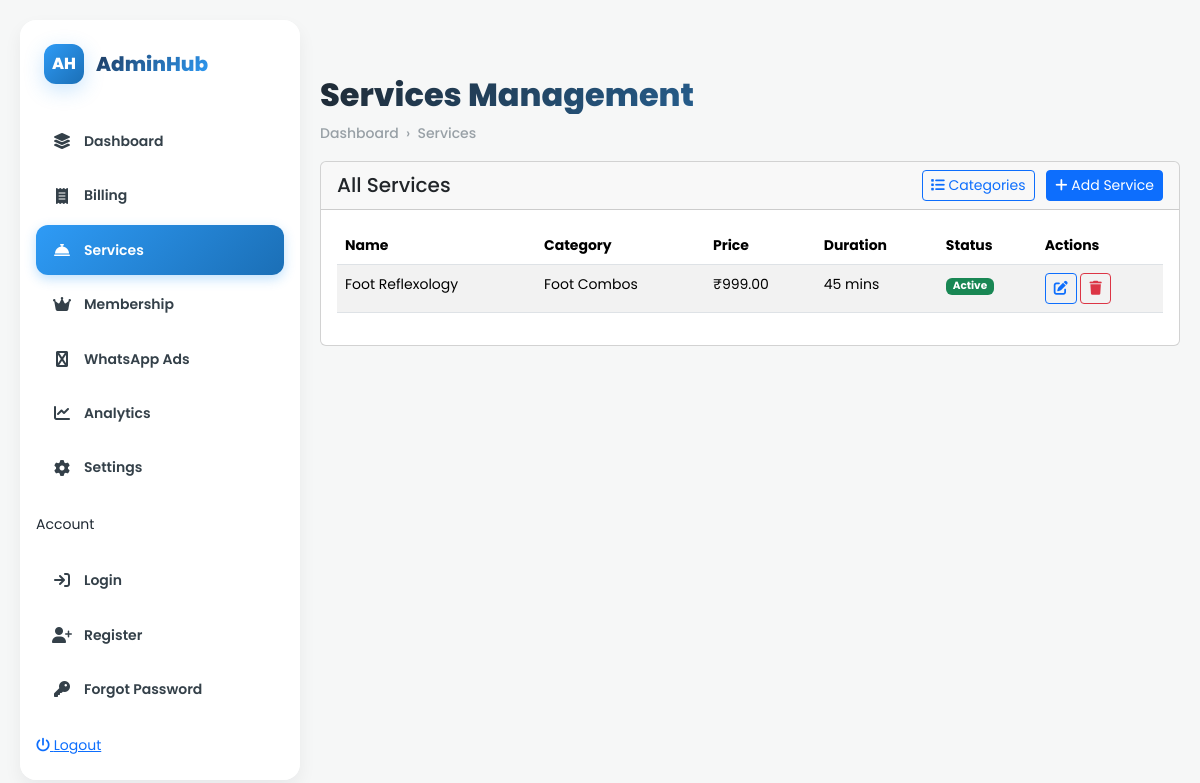
/services/ (signed in), run on the app's committed database.
### services/models.py (models this page shows, shortened)
class Service(models.Model):
    category = models.ForeignKey(ServiceCategory, on_delete=models.CASCADE)
    name = models.CharField(max_length=200)
    description = models.TextField(blank=True)
    duration = models.CharField(max_length=50, blank=True)
    price = models.DecimalField(max_digits=10, decimal_places=2)
    is_active = models.BooleanField(default=True)
    created_at = models.DateTimeField(auto_now_add=True)
    updated_at = models.DateTimeField(auto_now=True)

class ServiceCategory(models.Model):
    name = models.CharField(max_length=100)
    description = models.TextField(blank=True)

### services/views.py (the view)
# urls.py: path('', views.service_list, name='service_list'),
@login_required
def service_list(request):
    services = Service.objects.select_related('category').all()
    return render(request, 'services/service_list.html', {'services': services})

### templates/services/service_list.html (shortened to what this page needs)
{% extends 'base.html' %}
{% block content %}
<div class="container-fluid app">
    <aside class="sidebar">
        <div class="brand">
            <div class="logo-circle">AH</div>
            <h4>AdminHub</h4>
        </div>
        <ul class="nav-list">
            <li><a href="{% url 'dashboard' %}" class="nav-link-compact"><i class="fa fa-layer-group"></i> Dashboard</a></li>
            <li><a href="{% url 'billing:billing' %}" class="nav-link-compact"><i class="fa fa-receipt"></i> Billing</a></li>
            <li><a href="{% url 'services:service_list' %}" class="nav-link-compact active"><i class="fa fa-concierge-bell"></i> Services</a></li>
            <li><a href="{% url 'membership_list' %}" class="nav-link-compact"><i class="fa fa-crown"></i> Membership</a></li>
            <li><a href="" class="nav-link-compact"><i class="fa fa-whatsapp"></i> WhatsApp Ads</a></li>
            <li><a href="#" class="nav-link-compact"><i class="fa fa-chart-line"></i> Analytics</a></li>
            <li><a href="#" class="nav-link-compact"><i class="fa fa-cog"></i> Settings</a></li>
        </ul>
        <span class="small-muted">Account</span>
        <ul class="nav-list">
            <li><a href="{% url 'login' %}" class="nav-link-compact"><i class="fa fa-sign-in"></i> Login</a></li>
            <li><a href="{% url 'register' %}" class="nav-link-compact"><i class="fa fa-user-plus"></i> Register</a></li>
            <li><a href="{% url 'forgot_password' %}" class="nav-link-compact"><i class="fa fa-key"></i> Forgot Password</a></li>
        </ul>
        <a href="{% url 'logout' %}" class="logout" id="logoutBtn"><i class="fa fa-power-off"></i> Logout</a>
    </aside>
    <main class="panel">
        <header class="topbar">
        </header>
        <section class="content-section">
            <div class="dashboard-title">
                <h1>Services Management</h1>
                <div class="breadcrumb">Dashboard &nbsp;›&nbsp; Services</div>
            </div>
            <div class="card">
                <div class="card-header d-flex justify-content-between align-items-center">
                    <h5 class="mb-0">All Services</h5>
                    <div>
                        <a href="{% url 'services:category_list' %}" class="btn btn-outline-primary btn-sm me-2">
                            <i class="fa fa-list"></i> Categories
                        </a>
                        <a href="{% url 'services:service_create' %}" class="btn btn-primary btn-sm">
                            <i class="fa fa-plus"></i> Add Service
                        </a>
                    </div>
                </div>
                <div class="card-body">
                    {% if services %}
                    <div class="table-responsive">
                        <table class="table table-striped">
                            <thead>
                                <tr>
                                    <th>Name</th>
                                    <th>Category</th>
                                    <th>Price</th>
                                    <th>Duration</th>
                                    <th>Status</th>
                                    <th>Actions</th>
                                </tr>
                            </thead>
                            <tbody>
                                {% for service in services %}
                                <tr>
                                    <td>{{ service.name }}</td>
                                    <td>{{ service.category.name }}</td>
                                    <td>₹{{ service.price }}</td>
                                    <td>{{ service.duration|default:"-" }}</td>
                                    <td>
                                        {% if service.is_active %}
                                        <span class="badge bg-success">Active</span>
                                        {% else %}
                                        <span class="badge bg-danger">Inactive</span>
                                        {% endif %}
                                    </td>
                                    <td>
                                        <a href="{% url 'services:service_edit' service.pk %}" class="btn btn-sm btn-outline-primary">
                                            <i class="fa fa-edit"></i>
                                        </a>
                                        <a href="{% url 'services:service_delete' service.pk %}" class="btn btn-sm btn-outline-danger">
                                            <i class="fa fa-trash"></i>
                                        </a>
                                    </td>
                                </tr>
                                {% endfor %}
                            </tbody>
                        </table>
                    </div>
                    {% else %}
                    <div class="text-center py-4">
                        <p class="text-muted">No services found.</p>
                        <a href="{% url 'services:service_create' %}" class="btn btn-primary">Add First Service</a>
                    </div>
                    {% endif %}
                </div>
            </div>
        </section>
    </main>
</div>
{% endblock %}

### static/css/style.css (style rules this page uses)
:root { --bg: #f6f7f7; --panel: #ffffff; --muted: #98a0a6; --accent: #2e9bf6; --soft: #eef2f4; --shadow: 0 8px 18px rgba(18,24,33,0.06); --success: #28a745; --warning: #ffc107; --danger: #dc3545; --border-radius: 16px; --transition: all 0.3s cubic-bezier(0.4, 0, 0.2, 1); }
* { box-sizing: border-box; margin: 0; padding: 0; }
body { font-family: "Poppins", -apple-system, BlinkMacSystemFont, sans-serif; background: var(--bg); color: #1f2933; font-size: 14px; line-height: 1.6; overflow-x: hidden; }
.app { display: flex; min-height: 100vh; gap: 20px; padding: 20px; transition: var(--transition); }
aside.sidebar { width: 280px; background: var(--panel); border-radius: var(--border-radius); padding: 24px 16px; box-shadow: var(--shadow); height: calc(100vh - 40px); position: sticky; top: 20px; overflow-y: auto; transition: var(--transition); backdrop-filter: blur(10px); }
.brand { display: flex; align-items: center; gap: 12px; margin-bottom: 32px; padding: 0 8px; }
.logo-circle { width: 40px; height: 40px; border-radius: 12px; background: linear-gradient(135deg, #2e9bf6, #1b6fb6); color: #fff; display: flex; align-items: center; justify-content: center; font-weight: 800; font-size: 16px; box-shadow: 0 6px 20px rgba(46,155,246,0.25); }
.brand h4 { font-weight: 800; font-size: 20px; background: linear-gradient(135deg, #1e3a5f, #2e9bf6); -webkit-background-clip: text; -webkit-text-fill-color: transparent; margin: 0; }
.nav-list { list-style: none; padding: 0; margin: 20px 0; }
.nav-link-compact { display: flex; align-items: center; gap: 12px; padding: 14px 16px; border-radius: 12px; color: #344049; font-weight: 600; text-decoration: none; transition: var(--transition); margin-bottom: 4px; }
.nav-link-compact.active { background: linear-gradient(135deg, var(--accent), #1b6fb6); color: white; box-shadow: 0 4px 12px rgba(46,155,246,0.3); }
.nav-link-compact i { width: 20px; text-align: center; font-size: 16px; }
main.panel { flex: 1; display: flex; flex-direction: column; min-width: 0; }
header.topbar { display: flex; align-items: center; justify-content: space-between; flex-wrap: wrap; gap: 16px; margin-bottom: 24px; padding: 16px 0; }
.dashboard-title h1 { font-size: 32px; font-weight: 800; margin: 0; background: linear-gradient(135deg, #1f2933, #2e9bf6); -webkit-background-clip: text; -webkit-text-fill-color: transparent; }
.breadcrumb { color: var(--muted); font-size: 14px; margin-top: 8px; font-weight: 500; }
.brand { display: flex; align-items: center; gap: 12px; margin-bottom: 32px; padding: 0 8px; position: relative; }

### data on the page
Service: name "Foot Reflexology", category.name "Foot Combos", price "999.00", duration "45 mins", is_active "Active"
